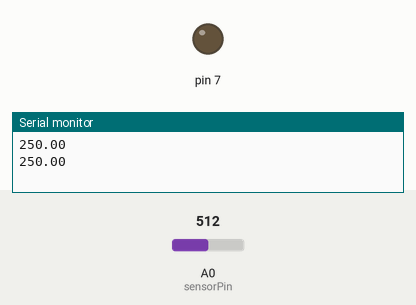
Simulated run of this sketch. Board: Arduino Uno, built with avr-gcc and run on an emulated ATmega328P. On the bench: output pins drawn as LEDs (lit = HIGH), the last lines printed to the serial monitor. The inputs (shaded band) are chosen by the test bench; at power-on: A0 (sensorPin) = 512.

Above: at 2.8 s.
2.9 s: A0 (sensorPin) set to 112
5.6 s: A0 (sensorPin) set to 92
At 6.4 s:
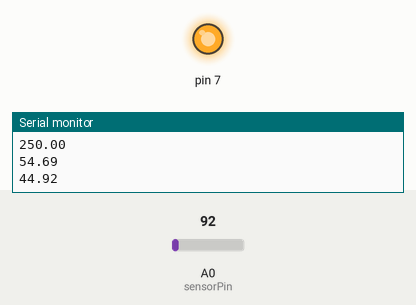
8.3 s: A0 (sensorPin) set to 122
At 10.6 s:
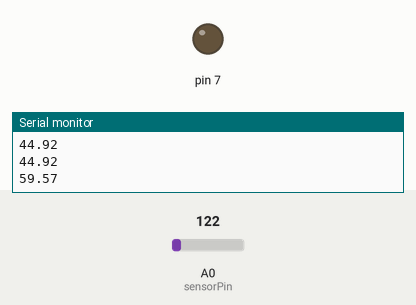
11.5 s: A0 (sensorPin) set to 40
At 13.4 s:
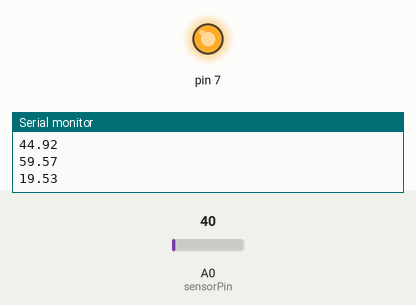
Timing chart, 0 to 14.9 s (numbered marks = the images above; inputs shaded):
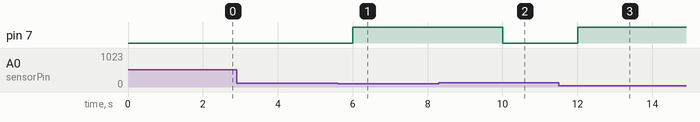

The sketch:

LM35main.ino
```cpp
int sensorPin = A0;
void setup() {
    Serial.begin(9600); //Khởi động kết nối serial ở 9600 baud
    pinMode(7, OUTPUT); //Đặt pinMode là output
}
void loop() {
    int read = analogRead(sensorPin);
    float voltage = read * 5.0 / 1024.0;
    float temp = voltage * 100.0; // mV sang C
    Serial.println(temp);
    if (temp < 50){
        digitalWrite(7, HIGH);
    } else {
        digitalWrite(7, LOW);
    }
    /*
        Kiểm tra nhiệt độ:
        Nếu nhiệt độ < 50 độ C thì bật relay, điều khiển cho quạt vả bugi bật
        Còn nếu không đặt relay là tắt
    */
    delay(2000); //Set thời gian kiểm tra là 2s 1 lần
}
```

Measured:
- the behaviour switches between 103 and 102 on A0 (sensorPin) (found by bisection; images 0 and 1)
- after the input at 5.6 s, pin 7: LOW → HIGH after 0.40 s
- after the input at 8.3 s, pin 7: HIGH → LOW after 1.7 s
- after the input at 11.5 s, pin 7: LOW → HIGH after 0.50 s
